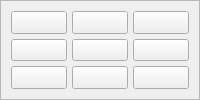
        <widget class="QFrame" name="frame_8">
         <property name="sizePolicy">
          <sizepolicy hsizetype="Preferred" vsizetype="Preferred">
           <horstretch>0</horstretch>
           <verstretch>0</verstretch>
          </sizepolicy>
         </property>
         <property name="autoFillBackground">
          <bool>true</bool>
         </property>
         <property name="frameShape">
          <enum>QFrame::StyledPanel</enum>
         </property>
         <property name="frameShadow">
          <enum>QFrame::Plain</enum>
         </property>
         <property name="lineWidth">
          <number>0</number>
         </property>
         <property name="midLineWidth">
          <number>1</number>
         </property>
         <layout class="QGridLayout" name="gridLayout_8">
          <property name="leftMargin">
           <number>10</number>
          </property>
          <property name="topMargin">
           <number>10</number>
          </property>
          <property name="rightMargin">
           <number>10</number>
          </property>
          <property name="bottomMargin">
           <number>10</number>
          </property>
          <property name="spacing">
           <number>5</number>
          </property>
          <item row="1" column="0">
           <widget class="QPushButton" name="pushButton_64">
            <property name="sizePolicy">
             <sizepolicy hsizetype="Preferred" vsizetype="Preferred">
              <horstretch>0</horstretch>
              <verstretch>0</verstretch>
             </sizepolicy>
            </property>
            <property name="text">
             <string/>
            </property>
           </widget>
          </item>
          <item row="0" column="0">
           <widget class="QPushButton" name="pushButton_65">
            <property name="sizePolicy">
             <sizepolicy hsizetype="Preferred" vsizetype="Preferred">
              <horstretch>0</horstretch>
              <verstretch>0</verstretch>
             </sizepolicy>
            </property>
            <property name="autoFillBackground">
             <bool>false</bool>
            </property>
            <property name="text">
             <string/>
            </property>
           </widget>
          </item>
          <item row="0" column="2">
           <widget class="QPushButton" name="pushButton_66">
            <property name="sizePolicy">
             <sizepolicy hsizetype="Preferred" vsizetype="Preferred">
              <horstretch>0</horstretch>
              <verstretch>0</verstretch>
             </sizepolicy>
            </property>
            <property name="autoFillBackground">
             <bool>false</bool>
            </property>
            <property name="text">
             <string/>
            </property>
           </widget>
          </item>
          <item row="0" column="1">
           <widget class="QPushButton" name="pushButton_67">
            <property name="sizePolicy">
             <sizepolicy hsizetype="Preferred" vsizetype="Preferred">
              <horstretch>0</horstretch>
              <verstretch>0</verstretch>
             </sizepolicy>
            </property>
            <property name="autoFillBackground">
             <bool>false</bool>
            </property>
            <property name="text">
             <string/>
            </property>
           </widget>
          </item>
          <item row="2" column="1">
           <widget class="QPushButton" name="pushButton_68">
            <property name="sizePolicy">
             <sizepolicy hsizetype="Preferred" vsizetype="Preferred">
              <horstretch>0</horstretch>
              <verstretch>0</verstretch>
             </sizepolicy>
            </property>
            <property name="autoFillBackground">
             <bool>false</bool>
            </property>
            <property name="text">
             <string/>
            </property>
           </widget>
          </item>
          <item row="2" column="2">
           <widget class="QPushButton" name="pushButton_69">
            <property name="sizePolicy">
             <sizepolicy hsizetype="Preferred" vsizetype="Preferred">
              <horstretch>0</horstretch>
              <verstretch>0</verstretch>
             </sizepolicy>
            </property>
            <property name="autoFillBackground">
             <bool>false</bool>
            </property>
            <property name="text">
             <string/>
            </property>
           </widget>
          </item>
          <item row="1" column="1">
           <widget class="QPushButton" name="pushButton_70">
            <property name="sizePolicy">
             <sizepolicy hsizetype="Preferred" vsizetype="Preferred">
              <horstretch>0</horstretch>
              <verstretch>0</verstretch>
             </sizepolicy>
            </property>
            <property name="text">
             <string/>
            </property>
           </widget>
          </item>
          <item row="2" column="0">
           <widget class="QPushButton" name="pushButton_71">
            <property name="sizePolicy">
             <sizepolicy hsizetype="Preferred" vsizetype="Preferred">
              <horstretch>0</horstretch>
              <verstretch>0</verstretch>
             </sizepolicy>
            </property>
            <property name="autoFillBackground">
             <bool>false</bool>
            </property>
            <property name="text">
             <string/>
            </property>
           </widget>
          </item>
          <item row="1" column="2">
           <widget class="QPushButton" name="pushButton_72">
            <property name="sizePolicy">
             <sizepolicy hsizetype="Preferred" vsizetype="Preferred">
              <horstretch>0</horstretch>
              <verstretch>0</verstretch>
             </sizepolicy>
            </property>
            <property name="text">
             <string/>
            </property>
           </widget>
          </item>
         </layout>
        </widget>
